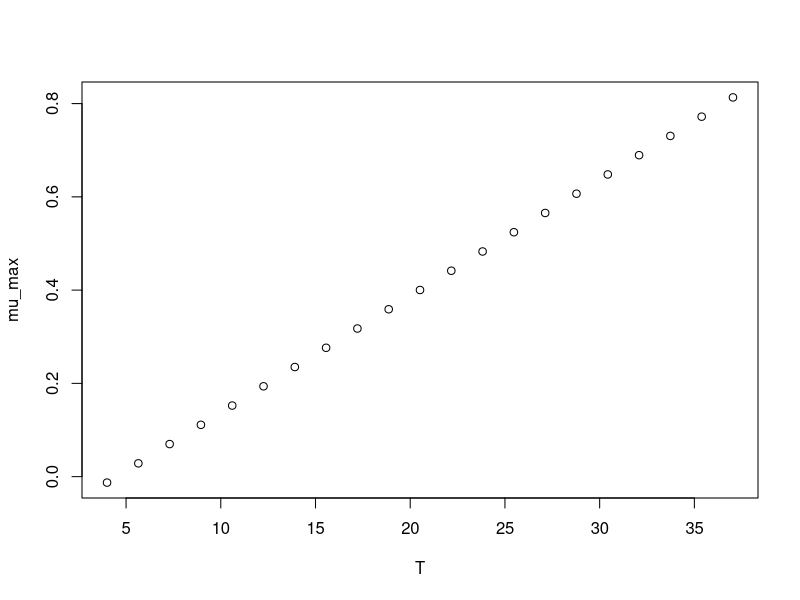

Here is the R script that generated this plot:
#############################
# start of Parameter script
#############################
T <- seq(3.996003996004,37.037,length.out=21)
#############################
# end of Parameter script
#############################
############################# 
# start of Model script Gropin ID 1194 
#############################
 
# constant coefficients for this model
 
variables <- data.frame(T)
argumentsPar <- expand.grid(variables)
 
# heart of the model
response_surface <- function(T) {
   mumax <-0.025*(T-4.507)

return(mumax=mumax)
} 

# output parameters
mumax <- cbind(argumentsPar,response_surface(argumentsPar['T']))
colnames(mumax) <- c(colnames(argumentsPar),'mumax')
#############################
# End of Model script
#############################
############################# 
# start of Visualisation script Gropin ID 1194 
#############################
plot(T,mumax$mumax,
                          xlab='T',
                          ylab='mu_max')
#############################
# End of Visualisation script
#############################
